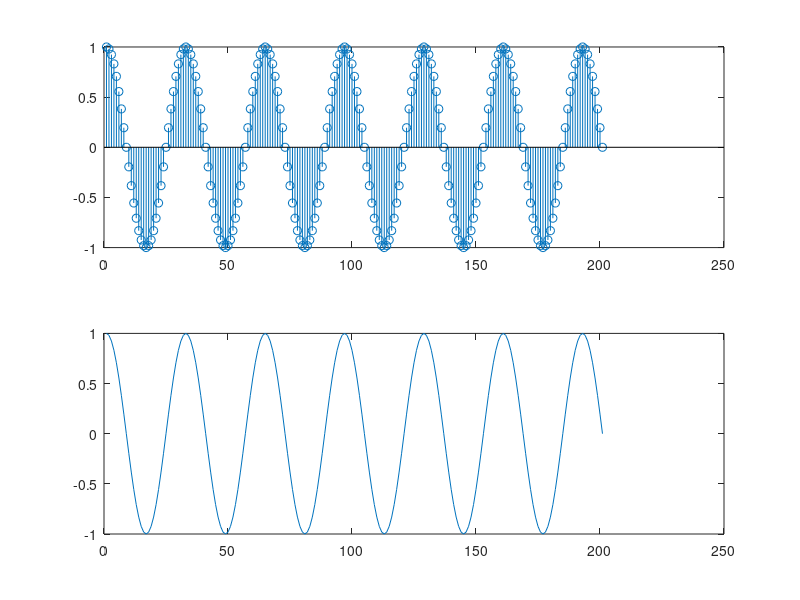

This figure's MATLAB source: (Note: this script raises an error after producing the figure.)
N =201;
n =0:200;
x =cos(pi*n/16);  
figure(2)
subplot(2,1,1), stem(x)
subplot(2,1,2), plot(x)
subplot(2,1,2), stairs(y)
